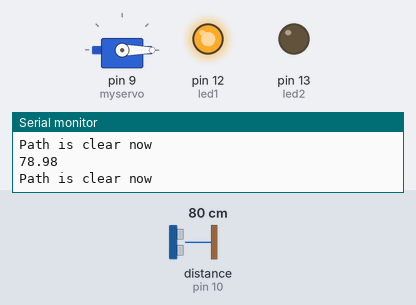
The sketch below on a simulated Arduino Uno, built with avr-gcc and run on an emulated ATmega328P. Shown: servo, output pins drawn as LEDs (lit = HIGH), the last lines printed to the serial monitor. Wiring (inferred from the names in the program): ultrasonic range finder: trigger pin 11; echo pin 10. Inputs (shaded band) come from the test bench; at power-on: distance to the obstacle (sensor on pin 10) 80 cm. The echo pulse lasts 58.3 µs per cm; pins used as bus, display or sensor lines are not drawn.

Above: at 1.2 s.
1.3 s: distance to the obstacle (sensor on pin 10) set to 54 cm
2.8 s: distance to the obstacle (sensor on pin 10) set to 47 cm
At 3.6 s:
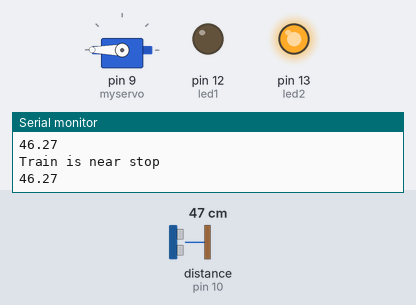
4.5 s: distance to the obstacle (sensor on pin 10) set to 60 cm
At 5.5 s:
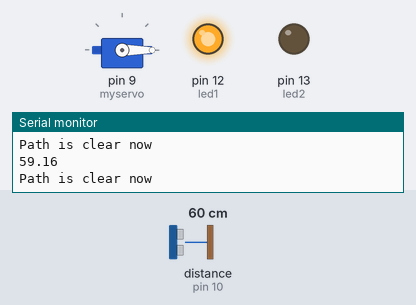
6.1 s: distance to the obstacle (sensor on pin 10) set to 2 cm
At 7.4 s:
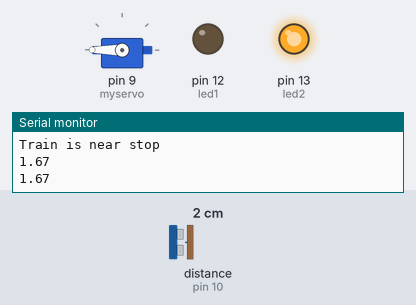
Timing chart, 0 to 8.6 s (numbered marks = the images above; inputs shaded):
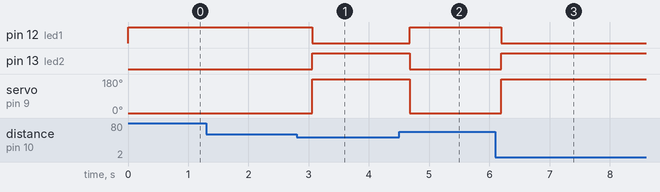

Measured:
- the behaviour switches between 51 and 50 cm on distance to the obstacle (sensor on pin 10) (found by bisection; images 0 and 1)
- after the input at 2.8 s, pin 12 (led1): HIGH → LOW after 0.26 s; pin 13 (led2): LOW → HIGH after 0.26 s; servo on pin 9 (myservo): 0° → 180° after 0.26 s
- after the input at 4.5 s, pin 12 (led1): LOW → HIGH after 0.17 s; pin 13 (led2): HIGH → LOW after 0.17 s; servo on pin 9 (myservo): 180° → 0° after 0.17 s
- after the input at 6.1 s, pin 12 (led1): HIGH → LOW after 0.09 s; pin 13 (led2): LOW → HIGH after 0.09 s; servo on pin 9 (myservo): 0° → 180° after 0.09 s

The sketch:

Code_Of_Project.ino
```cpp
#include <hcsr04.h>

 #include <Servo.h>
 Servo myservo;
 int pos =0;
 const int trigPin = 11;
 const int echoPin = 10;
 const int led2 = 13;
 const int led1 = 12;
 long duration;
 float distance;
 void setup()
 {
  myservo.attach(9);
  pinMode(trigPin, OUTPUT);
  pinMode(echoPin, INPUT);
  pinMode(led1, OUTPUT);
  pinMode(led2, OUTPUT);
  myservo.write(pos);
 }
 void loop()
 {
  Serial.begin(9600);
  digitalWrite(trigPin, LOW);
  delayMicroseconds(2);
  digitalWrite(trigPin, HIGH);
  delayMicroseconds(10);
  digitalWrite(trigPin, LOW);
  duration = pulseIn(echoPin, HIGH);
  distance = 0.034*(duration/2);
  Serial.println(distance);
  if (distance < 50)
  {
   digitalWrite(led1,LOW);
   digitalWrite(led2,HIGH);
   myservo.write(pos+180);
   Serial.println("Train is near stop");
   Serial.println(distance);
   delay(100);
  }
  else
  {
   digitalWrite(led1,HIGH);
     digitalWrite(led2,LOW);
     Serial.println("Path is clear now");
    myservo.write(pos);
  }
  delay(300);
 }
```
